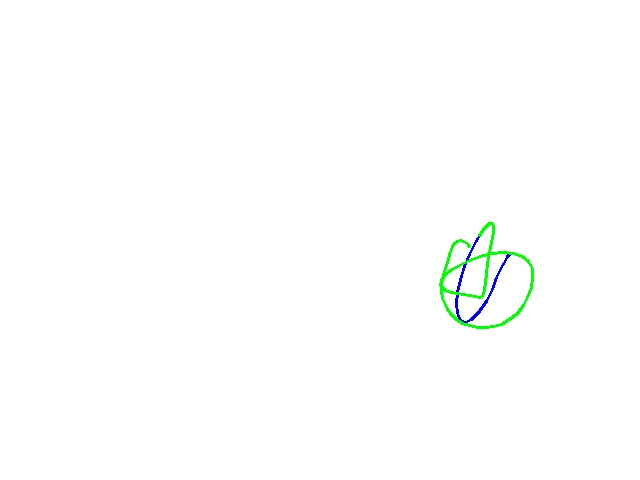
#> input picture Pratica7/drawing_Sat_Oct_29_18:35:19_2022.jpg, 640 x 480 px
$ python Ex1b.py --image ../../Pratica7/drawing_Sat_Oct_29_18:35:19_2022.jpg
#> lines starting #> are read from the running program, lines starting #| are printed output that depends on the picture
import cv2
import argparse
# Abre a imagem
def main():
    #-------------
    # Initialization
    #-------------
    # Escolha da imagem
    parser = argparse.ArgumentParser(description='Seleção da imagem')
    parser.add_argument('-ig','--image',type = str, required= True,
                    help='Escolha da imagem')
    args = vars(parser.parse_args())
    image = args['image'] # Imagem escolhida
    image_filename = image
    image = cv2.imread(image_filename, cv2.IMREAD_COLOR) # Load an image
#> image is the input picture: shape (480, 640, 3); mean B, G, R 253.8, 254.5, 253.5


    #-------------
    # Execution
    #-------------
    image = cv2.imread(image_filename, cv2.IMREAD_COLOR) # Load an image
    centerh = int(image.shape[0]/2)
#> centerh = 240
    centerw = int(image.shape[1]/2)
#> centerw = 320
    radius = 50
    color_circle= (0,255, 0)
    window_name = 'Image of a circle'
    thickness = 2
    font = cv2.FONT_HERSHEY_SIMPLEX
    fontScale = 1
    color_letras = (0, 0, 255)
    #-------------
    # Processing
    #-------------
    center_coordinates = (centerw, centerh)
#> center_coordinates = (320, 240)
    image = cv2.circle(image, center_coordinates, radius, color_circle, thickness)
    # As cordenadas do texto, tem como referencia o canto inferior da primeira caracter da string
    org = (centerw - 30,centerh)
#> org = (290, 240)
    image = cv2.putText(image, 'PSR', org, font,fontScale, color_letras, thickness, cv2.LINE_AA)
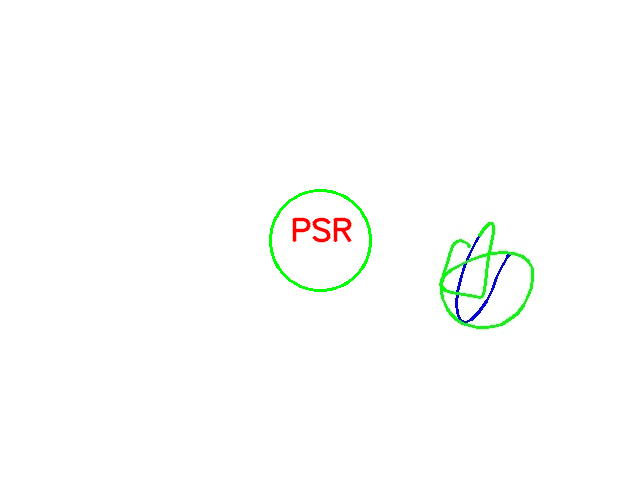
#> image: shape (480, 640, 3); mean B, G, R 252.5, 254, 252.7
    #-------------
    # Visualization
    #-------------
    cv2.imshow(window_name, image)
    cv2.waitKey(0)
    #-------------
    # Termination
    #-------------


if __name__ == '__main__':
    main()
